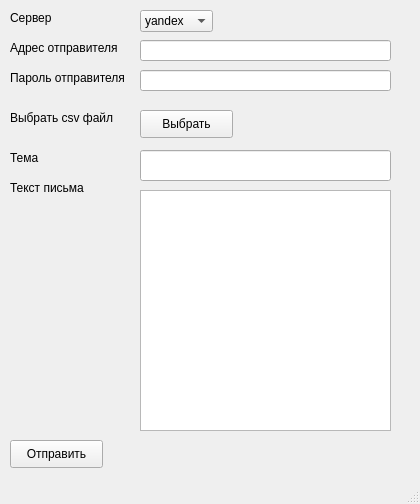
<?xml version="1.0" encoding="UTF-8"?>
<ui version="4.0">
 <class>EmailSenderApp</class>
 <widget class="QMainWindow" name="EmailSenderApp">
  <property name="enabled">
   <bool>true</bool>
  </property>
  <property name="geometry">
   <rect>
    <x>0</x>
    <y>0</y>
    <width>420</width>
    <height>504</height>
   </rect>
  </property>
  <property name="windowTitle">
   <string>MainWindow</string>
  </property>
  <property name="autoFillBackground">
   <bool>false</bool>
  </property>
  <widget class="QWidget" name="centralwidget">
   <widget class="QLabel" name="theme_mail_label">
    <property name="geometry">
     <rect>
      <x>10</x>
      <y>150</y>
      <width>111</width>
      <height>16</height>
     </rect>
    </property>
    <property name="text">
     <string>Тема</string>
    </property>
   </widget>
   <widget class="QLabel" name="text_mail_label">
    <property name="geometry">
     <rect>
      <x>10</x>
      <y>180</y>
      <width>111</width>
      <height>16</height>
     </rect>
    </property>
    <property name="text">
     <string>Текст письма</string>
    </property>
   </widget>
   <widget class="QPushButton" name="button_send">
    <property name="geometry">
     <rect>
      <x>10</x>
      <y>440</y>
      <width>93</width>
      <height>28</height>
     </rect>
    </property>
    <property name="text">
     <string>Отправить</string>
    </property>
   </widget>
   <widget class="QLineEdit" name="theme_mail_text_field">
    <property name="geometry">
     <rect>
      <x>140</x>
      <y>150</y>
      <width>251</width>
      <height>31</height>
     </rect>
    </property>
    <property name="text">
     <string/>
    </property>
   </widget>
   <widget class="QTextEdit" name="text_mail_text_field">
    <property name="geometry">
     <rect>
      <x>140</x>
      <y>190</y>
      <width>251</width>
      <height>241</height>
     </rect>
    </property>
   </widget>
   <widget class="QLabel" name="server_label">
    <property name="geometry">
     <rect>
      <x>10</x>
      <y>10</y>
      <width>101</width>
      <height>16</height>
     </rect>
    </property>
    <property name="text">
     <string>Сервер</string>
    </property>
   </widget>
   <widget class="QComboBox" name="comboBox">
    <property name="geometry">
     <rect>
      <x>140</x>
      <y>10</y>
      <width>73</width>
      <height>22</height>
     </rect>
    </property>
    <item>
     <property name="text">
      <string>yandex</string>
     </property>
    </item>
    <item>
     <property name="text">
      <string>gmail</string>
     </property>
    </item>
    <item>
     <property name="text">
      <string>mail</string>
     </property>
    </item>
   </widget>
   <widget class="QLabel" name="address_sender_label">
    <property name="geometry">
     <rect>
      <x>10</x>
      <y>40</y>
      <width>121</width>
      <height>16</height>
     </rect>
    </property>
    <property name="text">
     <string>Адрес отправителя</string>
    </property>
   </widget>
   <widget class="QLineEdit" name="address_sender_field">
    <property name="geometry">
     <rect>
      <x>140</x>
      <y>40</y>
      <width>251</width>
      <height>21</height>
     </rect>
    </property>
    <property name="text">
     <string/>
    </property>
   </widget>
   <widget class="QLabel" name="pass_sender_label">
    <property name="geometry">
     <rect>
      <x>10</x>
      <y>70</y>
      <width>121</width>
      <height>16</height>
     </rect>
    </property>
    <property name="text">
     <string>Пароль отправителя</string>
    </property>
   </widget>
   <widget class="QLineEdit" name="password_sender_field">
    <property name="geometry">
     <rect>
      <x>140</x>
      <y>70</y>
      <width>251</width>
      <height>21</height>
     </rect>
    </property>
    <property name="text">
     <string/>
    </property>
   </widget>
   <widget class="QLabel" name="choose_label_label">
    <property name="geometry">
     <rect>
      <x>10</x>
      <y>110</y>
      <width>121</width>
      <height>16</height>
     </rect>
    </property>
    <property name="text">
     <string>Выбрать csv файл</string>
    </property>
   </widget>
   <widget class="QPushButton" name="button_send_2">
    <property name="geometry">
     <rect>
      <x>140</x>
      <y>110</y>
      <width>93</width>
      <height>28</height>
     </rect>
    </property>
    <property name="text">
     <string>Выбрать</string>
    </property>
   </widget>
   <widget class="QLabel" name="label_csv_path">
    <property name="geometry">
     <rect>
      <x>240</x>
      <y>120</y>
      <width>151</width>
      <height>16</height>
     </rect>
    </property>
    <property name="text">
     <string/>
    </property>
   </widget>
  </widget>
  <widget class="QStatusBar" name="statusbar"/>
 </widget>
 <resources/>
 <connections/>
</ui>
